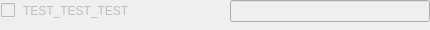
<?xml version="1.0" encoding="UTF-8"?>
<ui version="4.0">
 <class>UK5Q_box</class>
 <widget class="QWidget" name="UK5Q_box">
  <property name="enabled">
   <bool>false</bool>
  </property>
  <property name="geometry">
   <rect>
    <x>0</x>
    <y>0</y>
    <width>430</width>
    <height>30</height>
   </rect>
  </property>
  <property name="sizePolicy">
   <sizepolicy hsizetype="Preferred" vsizetype="Preferred">
    <horstretch>0</horstretch>
    <verstretch>0</verstretch>
   </sizepolicy>
  </property>
  <property name="minimumSize">
   <size>
    <width>380</width>
    <height>30</height>
   </size>
  </property>
  <property name="maximumSize">
   <size>
    <width>430</width>
    <height>50</height>
   </size>
  </property>
  <property name="windowTitle">
   <string/>
  </property>
  <property name="toolTip">
   <string/>
  </property>
  <property name="statusTip">
   <string/>
  </property>
  <property name="whatsThis">
   <string/>
  </property>
  <property name="autoFillBackground">
   <bool>false</bool>
  </property>
  <widget class="QWidget" name="layoutWidget">
   <property name="geometry">
    <rect>
     <x>0</x>
     <y>0</y>
     <width>431</width>
     <height>22</height>
    </rect>
   </property>
   <layout class="QHBoxLayout" name="horizontalLayout">
    <item>
     <widget class="QCheckBox" name="UK5Q_check">
      <property name="enabled">
       <bool>false</bool>
      </property>
      <property name="sizePolicy">
       <sizepolicy hsizetype="Preferred" vsizetype="Fixed">
        <horstretch>0</horstretch>
        <verstretch>0</verstretch>
       </sizepolicy>
      </property>
      <property name="maximumSize">
       <size>
        <width>15</width>
        <height>15</height>
       </size>
      </property>
      <property name="text">
       <string/>
      </property>
     </widget>
    </item>
    <item>
     <widget class="QLabel" name="UK5Q_label">
      <property name="sizePolicy">
       <sizepolicy hsizetype="Preferred" vsizetype="Fixed">
        <horstretch>0</horstretch>
        <verstretch>0</verstretch>
       </sizepolicy>
      </property>
      <property name="minimumSize">
       <size>
        <width>100</width>
        <height>20</height>
       </size>
      </property>
      <property name="maximumSize">
       <size>
        <width>200</width>
        <height>45</height>
       </size>
      </property>
      <property name="text">
       <string>TEST_TEST_TEST</string>
      </property>
      <property name="wordWrap">
       <bool>true</bool>
      </property>
     </widget>
    </item>
    <item>
     <widget class="QLineEdit" name="UK5Q_input">
      <property name="enabled">
       <bool>false</bool>
      </property>
      <property name="sizePolicy">
       <sizepolicy hsizetype="Preferred" vsizetype="Fixed">
        <horstretch>0</horstretch>
        <verstretch>0</verstretch>
       </sizepolicy>
      </property>
      <property name="minimumSize">
       <size>
        <width>100</width>
        <height>20</height>
       </size>
      </property>
      <property name="maximumSize">
       <size>
        <width>200</width>
        <height>30</height>
       </size>
      </property>
     </widget>
    </item>
   </layout>
  </widget>
 </widget>
 <resources/>
 <connections/>
</ui>
